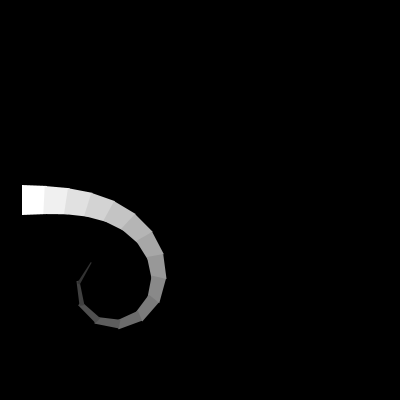
Frame 1 (no input)
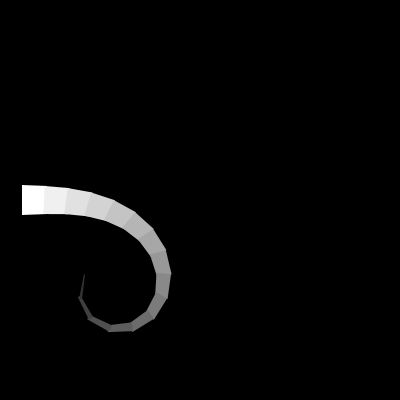
Frame 60 (the mouse pressed at the canvas centre just before this capture)
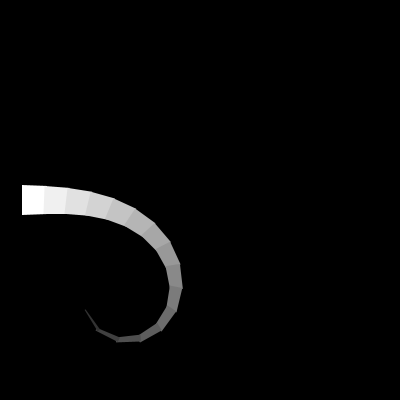
Frame 120 (the mouse held since frame 60 and released just before this capture)

The Processing sketch that drew these frames (run headless with seeded random() and noise(); from frame 60 on, the mouse is pressed at the canvas centre):

// Processing sketch: processing_87923
// ── processing_87923.pde

float counter = 0;

void setup () {
  size(400,400);
  smooth();
  frameRate(30);
  noStroke();
}

void draw() {
  
  background(0);
  
  translate(0,height*0.5);
  int max = 15;
  
  for ( int i =0 ; i < max ; i++ ) {
    
    translate(22,0);
    rotate(i*(cos(counter)*0.05));
    float h = map(i,0,max-1,30,3);
  
    fill( map(i,0,max-1,255,50) );
    float h_next = map(i+1,0,max-1,30,3);
    quad(0,-0.5*h,25,-0.5*h_next,25,0.5*h_next,0,0.5*h);
 
    
  }
  
  counter += 0.1;
}
